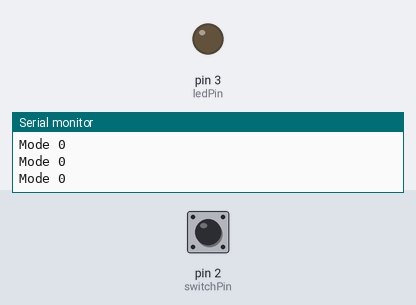
A sketch run on a simulated Arduino Uno, built with avr-gcc and run on an emulated ATmega328P. On the bench: output pins drawn as LEDs (lit = HIGH), the last lines printed to the serial monitor. The test bench sets the inputs (shaded band); at power-on: pin 2 (switchPin) LOW.

Above: at 1.2 s.
1.3 s: pin 2 (switchPin) pulled HIGH for 0.15 s
At 2.6 s:
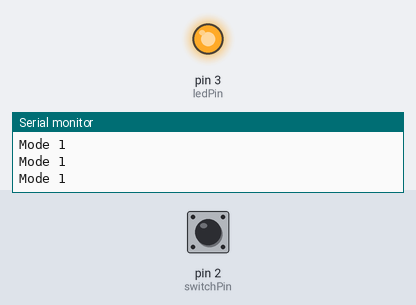
2.9 s: pin 2 (switchPin) pulsed HIGH 5 times (0.12 s each, 0.3 s apart)
At 5.1 s:
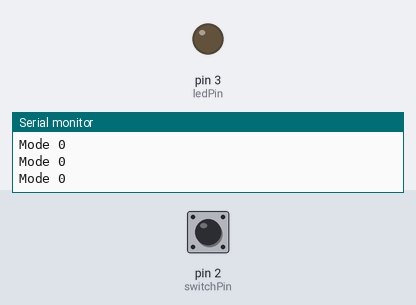
7.4 s: pin 2 (switchPin) pulled HIGH for 1 s
At 8.7 s:
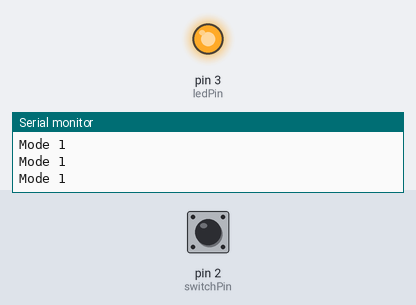
9.9 s: pin 2 (switchPin) pulsed HIGH 2 times (0.12 s each, 0.3 s apart)
At 10.9 s:
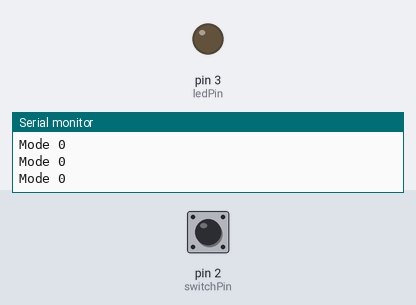
Timing chart, 0 to 12.9 s (numbered marks = the images above; inputs shaded):
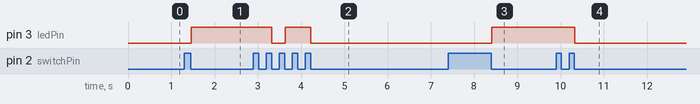

Measured:
- after the input at 1.3 s, pin 3 (ledPin): LOW → HIGH after 0.16 s
- after the input at 2.9 s, pin 3 (ledPin): HIGH → LOW after 0.43 s, → HIGH 0.30 s later, → LOW 0.60 s later
- after the input at 7.4 s, pin 3 (ledPin): LOW → HIGH after 1.0 s
- after the input at 9.9 s, pin 3 (ledPin): HIGH → LOW after 0.43 s

The sketch:

ModeChanger.ino
```cpp
int ledPin = 3;
int switchPin = 2;
int switchRead = 0;
int mode = 0;

boolean pressing = false;

//Mode 2 Variables
int counter = 0;

long pMillis = 0;

int interval = 100;

void setup() {
  // put your setup code here, to run once:
  pinMode(ledPin, OUTPUT);
  pinMode(switchPin, INPUT);
  Serial.begin(9600);
}

void loop() {

  switchRead = digitalRead(switchPin);
  //Serial.println(switchRead);

  if (switchRead == 1) {
    pressing = true;
  }

  if (switchRead == 0 && pressing == true) {
    pressing = false;
    //do something
    //counter = counter + 1;
    mode++;
    Serial.println(mode);
  }

  if (mode == 0) {
    //Reset of Off Condition
    digitalWrite(ledPin, LOW);
    Serial.println("Mode 0");

  }
  else if (mode == 1) {
    digitalWrite(ledPin, HIGH);
    Serial.println("Mode 1");

  } else if (mode == 2) {
    //run Mode program
    Serial.println("Mode 2");

  } else {
    mode = 0;
  }

}
```
